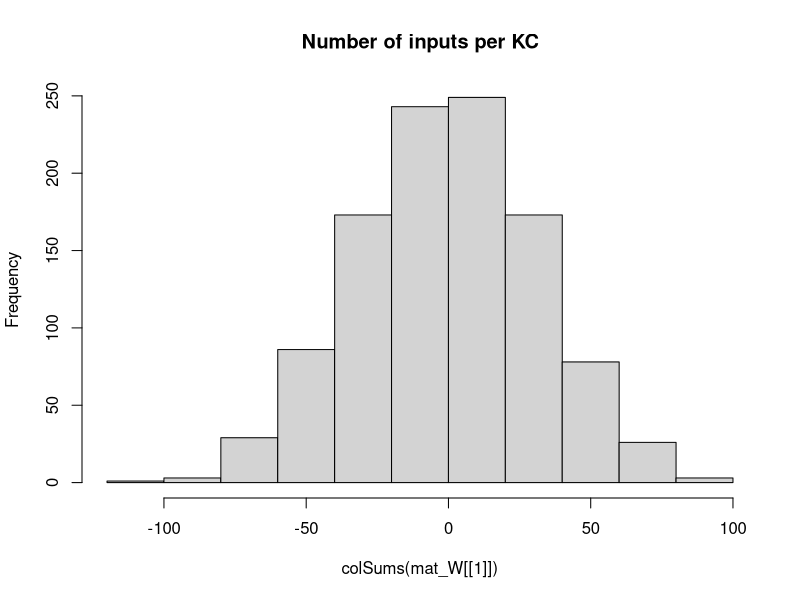

The R source for this figure: (Note: this script raises an error after producing the figure.)
## Development Code for Willsaw NN image recognition of zfish larva
## KL 2021
## I will implement a MB random kernel NN as in my Ant Navigation paper 
## This Files Trains the weights of  2 Layer Net : Random Expansion Feature Layer (Random Kernel Trick) -> Perceptron Output neuron 
## The connections in L1 Random Sparse Net are data independent, while L2 wights are trained via +ve larva head template samples to filter patterns that look like larva
## The input images are labeled as Fish and non fish according to the folder they are placed.
# Output is saved as pgm images which are then loaded by tracker software so as to implemend the simple classifier net implemended here 

library("pixmap")
library("yaml")



## Initialize the random Weight vector of an L1 (KC) neuron  
init_random_W3 <- function(m, p){
  m <- rnorm(NROW(m),0.0,sd=1) ## larger SD sizes make learning divergent ///#runif(NROW(m))/(10*NROW(m)) ##Weak Synapses
  return (m)
}


## Initialize the random Weight vector of an L1 (KC) neuron  
init_random_W2 <- function(m, p){
  # Draw random Number N of Sampled Inputs From Binomial
  #n <- rbinom(1,length(m),p)
  ## Set N random synapses as inputs to KC
  #idx <- sample(1:length(m),n)
  m <- rnorm(NROW(m),0,sd=1) ## larger SD sizes make learning divergent ///#runif(NROW(m))/(10*NROW(m)) ##Weak Synapses
  ## Likely Stronger Subset
  #m[idx] <- 1#/length(m) #runif(n)/(10*length(m)) #1/NROW(m)
  #print(length(m))
  return (m)
}


## Initialiaze the random Weight vector of an L1 (KC) neuron  
init_sparse_W <- function(m,p){
  # Draw random Number N of Sampled Inputs From Binomial
  n <- rbinom(1,length(m),p)
  ## Set N random synapses as inputs to KC
  idx <- sample(1:length(m),n)
  #m <- runif(NROW(m))/(1000000*NROW(m)) ##Weak Synapses
  ## Likely Stronger Subset
  m[idx] <- 1#/length(m) #runif(n)/(10*length(m)) #1/NROW(m)
  #print(length(m))
  return (m)
}


## Sigmoid//logistic Transfer Function
N_transfer <- function(activation)
{
  return (1/(1 + exp(-activation) ))
}


## Derivative Sigmoid/logistic Transfer Function
N_transfer_D <- function(activation)
{
  return (N_transfer(activation)*(1-N_transfer(activation)) )
}

## Neural Actvation for a layer with Weitgh Matrix W and Input matrix of col vectors -
#  vector of Biases B - This is to a matrix to operate overall all input activations over Inputs in order 
N_activation <- function(X,W,B)
{
  ## If more Than Half input units (based on Avg inputs) is active - then activate KC
  
  #  if ( sum(X) > KC_THRES )
  #    return (1)
  # else
  mat_B <- matrix(B,ncol=ncol(X),nrow=length(B) )
  ## Bias is just another W attached to a fixed Input 1
  return (W%*%X + mat_B)
}

## Copies A Smaller Matrix To the Middle of a larger one - (Pasting Image on larger canvas)
matrix_paste <- function(src,target)
{
  x_offset <- round((ncol(target)- ncol(src))/2 )
  y_offset <- round((nrow(target)- nrow(src))/2 )
  target[ (1+y_offset):(y_offset+nrow(src)),(1+x_offset):(x_offset+ncol(src))] <-src
  return(target)
}


sparse_binarize <- function(X,INPUT_SPARSENESS)
{
  ## Binarize Input Image / Set Sparsensess ##
  pxsparse = 1.0
  thres_bin = mean(X)
  max_iter = 100
  
  while (pxsparse > INPUT_SPARSENESS & max_iter > 0)
  {
    X_bin <-  as.numeric(X > thres_bin)
    pxsparse <- sum(as.numeric(X_bin[X_bin > 0]))/length(X_bin)
    thres_bin = thres_bin + 0.01;
    max_iter = max_iter + 1
  }
  
  
  ##message("Input Sparseness:",pxsparse)
  
  return(X_bin)
}




makeInputMatrix <- function(img_list,inmat_W)
{
  
  ## TRAIN /TEST ##
  img_list <- img_list[,1]
 
  
  
  ## Matrix Of  image Input Vectors  
  mat_X = matrix(0,nrow=ncol(inmat_W[[1]]),ncol=length(img_list) )
  fileidx <- 0
  for (in_img in img_list)
  {
    fileidx= fileidx + 1
    
    imgT <- read.pnm(as.character(in_img) )
    mat_img <- getChannels(imgT)  ## Converted 0..1 real
    ## Normalize ##
    mat_img = mat_img/max(mat_img)
    
    X <- as.vector(mat_img)
    ### Add Fixed input 1 - To operate As Adjustable Bias for each input   
    ##X[length(X)] <- 1 # c(as.vector(mat_img),1)
    
    ##message(in_img," Input Dim:", dim(mat_img)[1],"x",dim(mat_img)[2],"=",dim(mat_img)[2]*dim(mat_img)[1])
    
    if (length(X) > n_top_px)
    {
      warning("input sample too big - skipping")
      next
    }
    
    ## If Loaded image is Smaller than INput - Then Resize (paste into) larger Matrix to fit
    if (length(X) < n_top_px)
    {
      ##message("input sample Smaller than Canvas - pasting")
      mat_t <- matrix(0,nrow=img_dim[1],ncol=img_dim[2])
      mat_img <- matrix_paste(mat_img,mat_t)
      ##message("Converted  Dim:", dim(mat_img)[1],"x",dim(mat_img)[2],"=",dim(mat_img)[2]*dim(mat_img)[1])
    }
    
    ##mypic = new("pixmapGrey", size=dim(mat_img),grey = mat_img);plot(mypic)
    ## Convert to Col Vector
    ##X <- sparse_binarize(as.vector(mat_img),INPUT_SPARSENESS)
    X <- as.vector(mat_img)
    
    dim(X) <- c(length(X),1) ## Make into Col Vector
    
    if (length(X) > n_top_px)
    {
      warning(in_img,"Image Too large. Skipping")
      next
    }
    
    stopifnot(length(mat_X[,fileidx]) ==length(X) ) 
    mat_X[,fileidx] <- X # Save In Vector to MAtrix
    
  }## Load All Input Vectors Into Matrix X
  
  return(mat_X)
} ##Make INput List



### EXPORT MAtrix to YAML for !!opencv-matrix##
matrixToYamlForOpenCV <- function(mat)
{
  ##!!opencv-matrix
  strHeader <- "!!opencv-matrix\n rows: %d\n cols: %d\n dt: f\n data:["
  ## Matrix Will Be saved Transposed Because Data serial Reading Order is by row in OpenCV while Here Serialization is By Column
  strHeader <- sprintf(strHeader,nrow(mat),ncol(mat))
  strData = ""
  lineWidth = 100#min(100,length(mat))
  
  ## COMMENTED OUT AS SUDDENLY as.yaml started adding new Lines in data automatically - The following routine does this manually
  # ##Long Strings Need to be broken by New Lines otherwise OPENCV FIle Storage FAils
  # if (length(mat) > lineWidth){
  #   fcon<- tempfile("matrixYaml")
  #   
  #   ## Need to export To TEMP file as string Concat Is too SLOW
  #   for (i in seq(1,length(mat),lineWidth) ){
  #     write(mat[i:min(i+lineWidth-1,length(mat)-1)], file = fcon,ncolumns = 100, append = TRUE, sep = ", ")
  #     ##cat(",",file = fcon, append = TRUE,fill=FALSE)
  #     #strData = paste0(strData, toString(mat[i:min(i+lineWidth,length(mat))],"\n",width=0))
  #   }
  #   ## Join  All Lines Back INto One String - With Newlines and Commas and Intendation
  #   #strData = noquote()
  #   strData = noquote(paste0(
  #                     readLines(con = fcon, n = -1L, ok = TRUE, warn = TRUE, skipNul = FALSE, encoding = "UTF-8"),
  #                            collapse=",\n         ")) ##
  #   #class(strData) <- "verbatim"
  # }else
    
  ## Need to TransposeBecause Data serial Reading Order is by row in OpenCV while Here Serialization is By Column
  strData = toString(t(mat))
  
  
  strRet=  noquote(paste0(strHeader,strData,"]")) 
  
  
  ##Character vectors that have a class of ‘verbatim’ will not be quoted in the output YAML 
  class(strRet) <- "verbatim"
  ##class(strRet) <- "verbatim"
  #write(strRet,file = fcon)  
  return(noquote(strRet) )
}




## Process 2 Layer Network - Return Last Node Output produced for each input image
## Note : Input Layer Is Simplified - No activation function needed or Bias - Input image intentities are taken as activations
## Target_output is vector of desired output for each output Neuron these I chose to be L2_1=1 (Fish) L2_2=1 (Non Fish)
net_proc_images_batch <- function(mat_X,inmat_W,inLayer_Bias,mat_Y,learningRate = 0.0)  
{
  
  L_X     <- list() ## Output Of Layer k
  L_A     <- list() ## Activation of  Layer k
  L_delta <- list()  ## Delta is the "cost attributable to (the value of) that node". 
  L2_out <- list()
  
  scaledEta = learningRate/ ncol(mat_X)
  outError = 0 #'Mean Sq Error Of File Batch'

    ##Input Layer Is Simplified - No activation function needed or Bias - Input image intentities are taken as activations
    ## Due to R hell with numbers ecoming Factors I need to do this tricl
    
    ##Target_output <- mat_Y[fileidx,] 
     
    ## Forward Propagation ##
    ##mat_X[1,] = 1 ## Add COnst Input so W_i operates as a Bias IxW 
   ##  matrix of output Col vectors correspond to output
    for (l in 1:(N_Layers+1) )
    {
      if (l == 1) ## 1st Layer is INput 
      {
        ##Activation 
        L_A[[1]] <- mat_X
        L_X[[1]] <- mat_X##N_transfer(X-0.5)
        
      }else
      {
        #L_X[[l-1]][1,] = 1 ##No Need - Removed for TEST/ Add COnst Input so W_i operates as a Bias IxW
        ## Idx k for Bias and W are advanced +1 - 
        L_A[[l]] <- N_activation(L_X[[l-1]], inmat_W[[l-1]], inLayer_Bias[[l-1]] )
        
        L_X[[l]] <- N_transfer( L_A[[l]])
        
      }
    }
    MSQError =  sum(((mat_Y) - L_X[[N_Layers+1]] )^2)/ ncol(mat_X)

    ## Note Indexes L_X and mat/biases are off by one because LX_1 is considerened an input layer, while neural layer is l=2
    
    ### Back Propagation ###
    for (l in (N_Layers):1 )
    {
      ##On Output Layer
      if (l == (N_Layers))
      {
        ## Element Wise Product (hadamart Product)   // SIGMOID * COST_Derivative ( squared error cost function wrt activations)
        L_delta[[l]] <- ( N_transfer_D( L_X[[l+1]] )   * (L_X[[l+1]] - mat_Y)) ##*N_transfer_D(L_X[[l]])
      }else{
        #L_delta[[l]] <- L_delta[[l+1]] %*% t(mat_W[[l]])*N_transfer_D(L_X[[l]])
        L_delta[[l]] <-   t(t(L_delta[[l+1]]) %*%(inmat_W[[l+1]])*t(N_transfer_D( L_X[[l+1]] )))    ## %*% t(N_transfer_D(L_X[[l-1]]) )
      }
      
      dE <- (L_delta[[l]])%*%t(L_X[[l]])  ##Instead of L_A[
      dW <- (scaledEta)*dE 
      ##Add average change over batch samples
      inmat_W[[l]] <- inmat_W[[l]] -  dW ##length(img_list)

      ## Error Non-Conform
      inLayer_Bias[[l]] <- inLayer_Bias[[l]] - rowSums( scaledEta*(L_delta[[l]]) )  
      ##if (l==1)
      ##  hist(dW)
    }
    
    #hist(Layer_Bias[[1]])
    #if (fileidx %% 10 == 0)  
    #  hist(inmat_W[[1]], main="After")
    
    
    ## Forward Propagation ## 
    # L1 <- N_transfer(N_activation(mat_X, inmat_W[[1]],inmat_B[[1]]  ) ) ## v_Layer_Bias[i] matrix(rep(,nrow(mat_X)),nrow=nrow(mat_X) )  
    # ## L2 matrix of output Col vectors correspond 
    # L2 <-  N_transfer(N_activation(L1,inmat_W[[2]] ,  inmat_B[[2]] )  )  
    # 
    # MSQError =  sum(((mat_Y) - L2 )^2)/ ncol(mat_X)
    # 
    ## Forward Propagation ##
    ##  matrix of output Col vectors correspond to output
    for (l in 1:(N_Layers+1) )
    {
      if (l == 1) ## 1st Layer is INput 
      {
        ##Activation 
        L_A[[1]] <- mat_X
        L_X[[1]] <- mat_X ##N_transfer(X-0.5)
        
      }else
      {
        L_A[[l]] <- N_activation(L_X[[l-1]], inmat_W[[l-1]], inLayer_Bias[[l-1]] )
        stopifnot(!any(is.nan( L_A[[l]]))) ##Check LAST W update did not cause NAN
        L_X[[l]] <- N_transfer( L_A[[l]])
        stopifnot(!any(is.nan(L_X[[l]]))) ##Check For NAN
      }
    }
    MSQError =  sum(((mat_Y) - L_X[[N_Layers+1]] )^2)/ ncol(mat_X)
    
    
    
    
    ##message("Recognition Output for Img ",in_img," is F:",L_X[[3]][1]," non-F:",L_X[[3]][2]," Active KC:",L2_out[[fileidx]]$KC_active/N_KC )
    #dim(X) = img_dim##dim(mat_img)
    
    
    #image(X_bin)
    #title(main = paste(in_img,strRes," R:",L2_Neurons_out[1]-L2_Neurons_out[2]), font.main = 4)
  
  
  lout <- list(X=mat_X,
               W=inmat_W,
               B=inLayer_Bias,
               output= L_X[[N_Layers+1]],
               outputActivation= L_A[[N_Layers+1]],
               Target=mat_Y,
               #out=data.frame( do.call(rbind,L2_out ) ),
               MSQError=MSQError )
  
  #MSQError =  sum(((mat_Y) - L2)^2)/nrow(mat_X)
  
  return(lout  )
}



img_dim <- c(38,28)

dInitialLearningRate    <- dLearningRate <- 1e-05
n_top_px <- img_dim[2]*img_dim[1]
N_KC = round(n_top_px*5) ## Number of Kenyon Cells (Input layer High Dim Coding)
#N_SYN_per_KC <- 50 NOT USED  #ONLY FOR L1-2  n_top_px/500 ## Number of pic Features each KC neuron Codes for
#KC_THRES <- N_SYN_per_KC*0.25 ## Number of INput that need to be active for KC to fire/Activate
#v_Layer_N2 <- c(n_top_px, N_KC, 2)
###THESE SETTINGS L=5 (500,300,100,20, 2) WORKED WITH eta=10e-4
#v_Layer_N <- c(n_top_px, 500,300,100,20, 2) ##number of Units per layer (assume fully connected with Normal Dist of Strength)
v_Layer_N <- round(c(n_top_px,n_top_px, n_top_px/2,n_top_px/4,n_top_px/8,n_top_px/16, 2)) ##number of Units per layer (assume fully connected with Normal Dist of Strength)
N_Layers <- length(v_Layer_N)-1
#v_Layer_CON <- c(N_SYN_per_KC/n_top_px,)
Layer_Bias <- list() ## Number of INput that need to be active for Neuron to fire/Activate
INPUT_SPARSENESS = 0.25


batchSize = 32 # Number of Training IMages for Each Learning Episode (which will define error graident )
Nbatches = 1500 ## Number of random batchs (of size batchSize) to repeat training over
trainingN = 100 ## Training Cycles For Each Batch



mat_W <<- list() # List Of Weight Matrices

## Make Sparse Random Synaptic Weight matrix Selecting Inputs for each KC
for (k in 1:N_Layers)
{
  mat_W[[k]] <- matrix(0,ncol=v_Layer_N[k],nrow=v_Layer_N[k+1])
  ## Init Random
  if (k==1)
    mat_W[[k]] <-t(apply(mat_W[[k]],1,init_random_W2,0)) ## ##t(apply(mat_W[[k]],1,init_sparse_W,N_SYN_per_KC/n_top_px)) ##
  
  if (k==2)
    mat_W[[k]] <- t(apply(mat_W[[k]],1,init_random_W2,0)) ##
  
  if (k>=3)
    mat_W[[k]] <- t(apply(mat_W[[k]],1,init_random_W3,0)) ##
  
    
  Layer_Bias[[k]] <- matrix(1,ncol=1,nrow=v_Layer_N[k+1] )  #rep(1,) ## Initialiaze Neural Biases
}

#hist(mat_W[[3]])
hist(colSums(mat_W[[1]]),main="Number of inputs per KC")

##Layer 2 (Output Perceptron)
#L2_Neurons <<- 2

### RUN BATCH TRAINING ###
## Apply Input Image ##
## list training files 
setwd("/home/kostasl/workspace/zebrafishtrack/Rplots")
sPathTrainingSamples="../img/trainset/fish"
sPathTrainingSamplesB="../img/trainset/fish_B"
sPathTrainingSamples_small="../img/trainset/fish_camA"
sPathTrainingNonSamples="../img/trainset/nonfish/"
sPathTrainingNonSamplesB="../img/trainset/nonfish_B/"
sPathTestingSamplesFish="../img/fish/"
sPathTestingSamplesNonFish="../img/nonfish/"


#load(file="fishNetL3.RData")
#load(file=paste0("fishNetL",5,"-B.RData"))

img_list_train_fish =  cbind(files=list.files(path=sPathTrainingSamples,pattern="*pgm",full.names = T),F=1,NF=0)
img_list_train_fishB =  cbind(files=list.files(path=sPathTrainingSamplesB,pattern="*pgm",full.names = T),F=1,NF=0)
img_list_train_fish_camA =  cbind(files=list.files(path=sPathTrainingSamples_small,pattern="*pgm",full.names = T),F=1,NF=0) 
img_list_test_fish = cbind(files=list.files(path=sPathTestingSamplesFish,pattern="*pgm",full.names = T),F=1,NF=0)
img_list_train_nonfish =   cbind(files=list.files(path=sPathTrainingNonSamples,pattern="*pgm",full.names = T),F=0,NF=1)
img_list_train_nonfishB =   cbind(files=list.files(path=sPathTrainingNonSamplesB,pattern="*pgm",full.names = T),F=0,NF=1)
img_list_test_nonfish =  cbind(files=list.files(path=sPathTestingSamplesNonFish,pattern="*pgm",full.names = T),F=0,NF=1)

## A Small Sample set for Testing the Algorithm Discrimiation between X and 1 
img_list_train_ones <-  cbind(files=list.files(path="../img/trainset/ones/",pattern="*pgm",full.names = T),F=1,NF=0)
img_list_train_X <-  cbind(files=list.files(path="../img/trainset/X/",pattern="*pgm",full.names = T),F=0,NF=1)

img_list_debug_f <-  cbind(files=list.files(path="../img/debug/fish/",pattern="*pgm",full.names = T),F=1,NF=0)
img_list_debug_nf <-  cbind(files=list.files(path="../img/debug/nonfish/",pattern="*pgm",full.names = T),F=0,NF=1)


img_list_all <- rbind.data.frame(img_list_train_fish,
                                 img_list_train_fishB,
                                 img_list_train_fish_camA,
                                 img_list_test_fish,
                                 img_list_train_nonfish,
                                 img_list_train_nonfishB,
                                 img_list_test_nonfish,stringsAsFactors = FALSE) #
#img_list_train <- rbind.data.frame(img_list_train_fish,img_list_test_fish,img_list_train_nonfish,img_list_train_nonfish,stringsAsFactors = FALSE)
#img_list_test=  list.files(path=sPathTestingSamples,pattern="*pgm",full.names = T) Samples ##


img_list_train <- rbind.data.frame(img_list_train_fish,
                                   img_list_train_fishB,
                                   img_list_train_fish_camA,
                                   img_list_train_nonfish,
                                   img_list_train_nonfishB, stringsAsFactors = FALSE) #
#img_list_train <- rbind.data.frame(img_list_train_ones,img_list_train_X)
#img_list_all <- rbind.data.frame(img_list_train_fish,stringsAsFactors = FALSE)
#img_list_train <-  rbind.data.frame(img_list_debug_f,img_list_debug_nf)


lFitError <- list()
dfitRecord <- data.frame()

vTrainingError <- vector()
## Subset INput LIst Into Batches
rIdx = 1

### Start Main FishNet TRAINING LOOP ###
for (b in 1:Nbatches)
{
  ##Make Matrix -For All net inputs
  ## Balance Random Batch Sample Equally between Classes  ##
  img_list_suffled <- img_list_train[sample(1:nrow(img_list_train)),] #rbind.data.frame((img_list_train[img_list_train$F == 1,])[sample(1:(batchSize/2)),] , (img_list_train[img_list_train$NF == 1,])[sample(1:(batchSize/2)),] )
  ##Select Subset Batch
  img_list_suffled <- head(img_list_suffled,batchSize)
  
  mat_X <- makeInputMatrix(img_list_suffled,mat_W)
  
  label_list <-cbind.data.frame(F=(img_list_suffled[,2]),NF=(img_list_suffled[,3]) )##Target output/labels
  mat_Y <- t(apply(as.matrix(label_list),2,strtoi))  

  message("~~~~ Learning Rate: ",dLearningRate)

  
  for (i in 1:trainingN)
  {  
    
    #dLearningRate    <- dInitialLearningRate/i
    
    
    # TRAIN On Fish 
    dnetout <- net_proc_images_batch(mat_X, mat_W, Layer_Bias, mat_Y, dLearningRate )
    mat_W   <<- dnetout$W
    mat_B   <<- dnetout$B

    #message(fileidx,". MSQERR:",MSQError,"  ", L2_out[[fileidx]]$L2_F, "-", L2_out[[fileidx]]$L2_NF, " ERR: ", L2_out[[fileidx]]$Err ," ",in_img)
    ## Evaluate Fraction Correct - Check If Fish Out Neuron Is Maximum - Compare to Target Vector 
    vclassOut <- apply(dnetout$output,2,function(x){ if(which(x== max(x) )==2) return(0) else return(1) })
    fractCorrect <- sum(dnetout$Target[1,] == vclassOut)/length(vclassOut)
    
    message(rIdx,". MSQERR:",dnetout$MSQError,", % Correct: ",fractCorrect)
  

    vTrainingError[rIdx] = dnetout$MSQError  #plot(unlist(dnetout$out$MSERR),main=paste(i,"Mean SQ Err"))
    rIdx = rIdx +1
    
    plot(vTrainingError,ylim=c(0.01,1),type="l",log="y") #ylim=c(0,1)xlim=c(0,trainingN*Nbatches)
    
  }## Repeated Training On Batch 
  
  ##Mark End Of Batch
  points(length(vTrainingError),tail(vTrainingError,1),ylim=c(0.00001,1),type="p",log="y") #ylim=c(0,1)xlim=c(0,trainingN*Nbatches)
} ## Different Batch Suffles  

save.image(file=paste0("fishNetL",N_Layers,"-C.RData"))

plot(c) #ylim=c(0,1)





### VALIDATE Calc Final Performance ###

##Select Subset Batch
img_list_suffled <-rbind.data.frame(img_list_debug_f,img_list_debug_nf)## img_list_train_nonfish#img_list_all[sample(1:nrow(img_list_all),50 ),] #img_list_test_nonfish #img_list_test_nonfish # ##img_list_all[sample(1:nrow(img_list_all),100 ),]# 
mat_X <- makeInputMatrix(img_list_suffled,mat_W)
label_list <-cbind.data.frame(F=(img_list_suffled[,2]),NF=(img_list_suffled[,3]) )##Target output/labels
mat_Y <- t(apply(as.matrix(label_list),2,strtoi))
# 
# ## TODO : Move this in Funct - Use One MAtrix For Net -Matrix Of Biases
# mat_B <- list()
# for (k in 1:N_Layers)
#   mat_B[[k]] <- matrix(Layer_Bias[[k]],ncol=ncol(mat_X),nrow=length(Layer_Bias[[k]]) )


dLearningRate    <- 0.0
# TRAIN On Fish 
#for (i in 1:1000)
#{
  dnetoutV <- net_proc_images_batch(mat_X, mat_W, Layer_Bias, mat_Y, dLearningRate )
  mat_W <-      dnetoutV$W
  Layer_Bias <- dnetoutV$B
  vclassOut <- apply(dnetoutV$output,2,function(x){ if(which(x== max(x) )==2) return(0) else return(1) })
  fractCorrect <- sum(dnetoutV$Target[1,] == vclassOut)/length(vclassOut)
  
  message("~~~~~~~~~ Validation. MSQERR:",dnetoutV$MSQError,", % Correct: ",fractCorrect," ~~~~~~~~~~~~~")
#}

  
hist(dnetoutV$Target - N_transfer( dnetoutV$output) )




## FOR EXPORT MATRICES TO YAML SO THEY CAN BE LOADED INTO TRACKER  ##
fishNet <- list(NLayer=length(dnetout$W))
for (l in 1:fishNet$NLayer)
{
  fishNet[[paste0("LW",as.character(l))]] = dnetout$W[[l]]
  fishNet[[paste0("LB",as.character(l))]] = dnetout$B[[l]]
  attr(fishNet[[paste0("LW",as.character(l))]], "tag") <- "!!opencv-matrix" ##Adding tags Also Change The Header to Verbatim, which does not work in OPENCV
  attr(fishNet[[paste0("LB",as.character(l))]], "tag") <- "!!opencv-matrix" ##Adding tags Also Change The Header to Verbatim, which does not work in OPENCV
}



#fishNet <- list(LW1=Layer_Bias[[2]]
#)
## EXPORT TO YAML FOR OPENCV - Custom/hacked exporter routine specific to OPENCV
  #filename <- paste0("fishNet_L",N_Layers,".yml")
  filename <- paste0("fishNet.yml")
  con <- file(filename, "w")
  message("Exporting to YAML-Wait for it , this may take a while...")
  write("%YAML:1.0",con) ##Header Is necessary For OPENCV 
  ## Indentation Needs to be 3
  str_yaml<- noquote(as.yaml(fishNet, handlers=list(matrix=matrixToYamlForOpenCV), line.sep="\n",indent=3,unicode=F))
  #  CLEAN UP String FRom Escape Chars
  ## the Var Type tag !!opencv-matrix needs to be on same line as vairable Name - For OpenCV file store - FIX
  str_yaml <- gsub("\n  !!opencv-matrix","!!opencv-matrix",str_yaml,fixed = T)
  str_yaml <- gsub("\\n","\n",str_yaml,fixed = T)## Remove Escaped NewLines
  str_yaml <- gsub("\"","",str_yaml,fixed = T)#Remove Quates

  write(noquote(str_yaml),con,append=TRUE) ##Header Is necessary For OPENCV 
  close(con)





  
  
  
  
  
  
  
  ############## 


  
  
